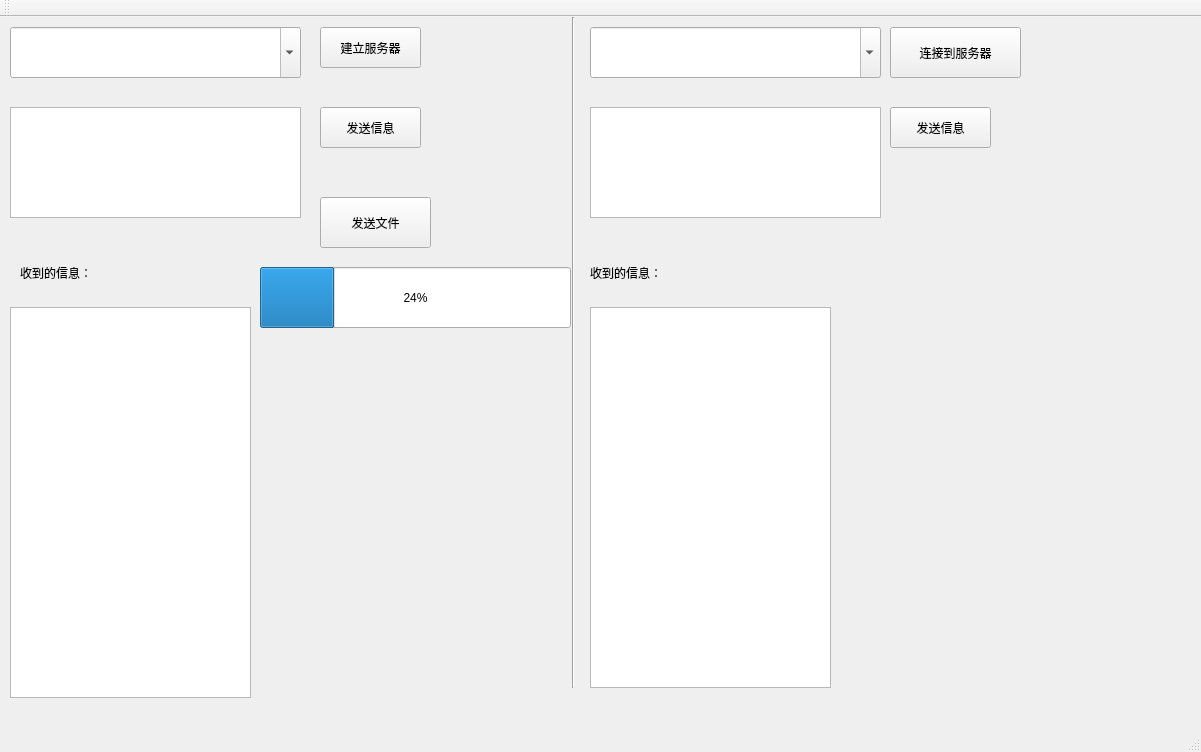
<?xml version="1.0" encoding="UTF-8"?>
<ui version="4.0">
 <class>MainWindow</class>
 <widget class="QMainWindow" name="MainWindow">
  <property name="geometry">
   <rect>
    <x>0</x>
    <y>0</y>
    <width>1201</width>
    <height>752</height>
   </rect>
  </property>
  <property name="windowTitle">
   <string>MainWindow</string>
  </property>
  <widget class="QWidget" name="centralWidget">
   <widget class="QComboBox" name="comboBox">
    <property name="geometry">
     <rect>
      <x>10</x>
      <y>10</y>
      <width>291</width>
      <height>51</height>
     </rect>
    </property>
    <property name="sizePolicy">
     <sizepolicy hsizetype="Preferred" vsizetype="Fixed">
      <horstretch>0</horstretch>
      <verstretch>0</verstretch>
     </sizepolicy>
    </property>
    <property name="editable">
     <bool>true</bool>
    </property>
   </widget>
   <widget class="QPushButton" name="pushButtonConnectServer">
    <property name="geometry">
     <rect>
      <x>890</x>
      <y>10</y>
      <width>131</width>
      <height>51</height>
     </rect>
    </property>
    <property name="text">
     <string>连接到服务器</string>
    </property>
   </widget>
   <widget class="Line" name="line">
    <property name="geometry">
     <rect>
      <x>563</x>
      <y>0</y>
      <width>20</width>
      <height>671</height>
     </rect>
    </property>
    <property name="orientation">
     <enum>Qt::Vertical</enum>
    </property>
   </widget>
   <widget class="QTextEdit" name="textEditServerSend">
    <property name="geometry">
     <rect>
      <x>10</x>
      <y>90</y>
      <width>291</width>
      <height>111</height>
     </rect>
    </property>
   </widget>
   <widget class="QPushButton" name="pushButtonServerSend">
    <property name="geometry">
     <rect>
      <x>320</x>
      <y>90</y>
      <width>101</width>
      <height>41</height>
     </rect>
    </property>
    <property name="text">
     <string>发送信息</string>
    </property>
   </widget>
   <widget class="QTextEdit" name="textEditServerReceive">
    <property name="geometry">
     <rect>
      <x>10</x>
      <y>290</y>
      <width>241</width>
      <height>391</height>
     </rect>
    </property>
   </widget>
   <widget class="QLabel" name="label">
    <property name="geometry">
     <rect>
      <x>20</x>
      <y>240</y>
      <width>201</width>
      <height>31</height>
     </rect>
    </property>
    <property name="text">
     <string>收到的信息：</string>
    </property>
   </widget>
   <widget class="QPushButton" name="pushButtonBuildServer">
    <property name="geometry">
     <rect>
      <x>320</x>
      <y>10</y>
      <width>101</width>
      <height>41</height>
     </rect>
    </property>
    <property name="text">
     <string>建立服务器</string>
    </property>
   </widget>
   <widget class="QComboBox" name="comboBoxClient">
    <property name="geometry">
     <rect>
      <x>590</x>
      <y>10</y>
      <width>291</width>
      <height>51</height>
     </rect>
    </property>
    <property name="sizePolicy">
     <sizepolicy hsizetype="Preferred" vsizetype="Fixed">
      <horstretch>0</horstretch>
      <verstretch>0</verstretch>
     </sizepolicy>
    </property>
    <property name="editable">
     <bool>true</bool>
    </property>
   </widget>
   <widget class="QPushButton" name="pushButtonClientSend">
    <property name="geometry">
     <rect>
      <x>890</x>
      <y>90</y>
      <width>101</width>
      <height>41</height>
     </rect>
    </property>
    <property name="text">
     <string>发送信息</string>
    </property>
   </widget>
   <widget class="QTextEdit" name="textEditClientSend">
    <property name="geometry">
     <rect>
      <x>590</x>
      <y>90</y>
      <width>291</width>
      <height>111</height>
     </rect>
    </property>
   </widget>
   <widget class="QTextEdit" name="textEditClientReceive">
    <property name="geometry">
     <rect>
      <x>590</x>
      <y>290</y>
      <width>241</width>
      <height>381</height>
     </rect>
    </property>
   </widget>
   <widget class="QLabel" name="label_2">
    <property name="geometry">
     <rect>
      <x>590</x>
      <y>240</y>
      <width>201</width>
      <height>31</height>
     </rect>
    </property>
    <property name="text">
     <string>收到的信息：</string>
    </property>
   </widget>
   <widget class="QPushButton" name="pushButton">
    <property name="geometry">
     <rect>
      <x>320</x>
      <y>180</y>
      <width>111</width>
      <height>51</height>
     </rect>
    </property>
    <property name="text">
     <string>发送文件</string>
    </property>
   </widget>
   <widget class="QProgressBar" name="progressBar">
    <property name="geometry">
     <rect>
      <x>260</x>
      <y>250</y>
      <width>311</width>
      <height>61</height>
     </rect>
    </property>
    <property name="value">
     <number>24</number>
    </property>
   </widget>
  </widget>
  <widget class="QMenuBar" name="menuBar">
   <property name="geometry">
    <rect>
     <x>0</x>
     <y>0</y>
     <width>1201</width>
     <height>26</height>
    </rect>
   </property>
  </widget>
  <widget class="QToolBar" name="mainToolBar">
   <attribute name="toolBarArea">
    <enum>TopToolBarArea</enum>
   </attribute>
   <attribute name="toolBarBreak">
    <bool>false</bool>
   </attribute>
  </widget>
  <widget class="QStatusBar" name="statusBar"/>
 </widget>
 <layoutdefault spacing="6" margin="11"/>
 <resources/>
 <connections/>
</ui>
